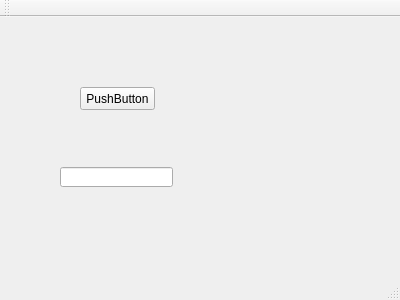
<?xml version="1.0" encoding="UTF-8"?>
<ui version="4.0">
 <class>MainWindow</class>
 <widget class="QMainWindow" name="MainWindow">
  <property name="geometry">
   <rect>
    <x>0</x>
    <y>0</y>
    <width>400</width>
    <height>300</height>
   </rect>
  </property>
  <property name="windowTitle">
   <string>MainWindow</string>
  </property>
  <widget class="QWidget" name="centralWidget">
   <widget class="QPushButton" name="pushButton">
    <property name="geometry">
     <rect>
      <x>80</x>
      <y>70</y>
      <width>75</width>
      <height>23</height>
     </rect>
    </property>
    <property name="text">
     <string>PushButton</string>
    </property>
   </widget>
   <widget class="QLineEdit" name="lineEdit">
    <property name="geometry">
     <rect>
      <x>60</x>
      <y>150</y>
      <width>113</width>
      <height>20</height>
     </rect>
    </property>
   </widget>
  </widget>
  <widget class="QMenuBar" name="menuBar">
   <property name="geometry">
    <rect>
     <x>0</x>
     <y>0</y>
     <width>400</width>
     <height>21</height>
    </rect>
   </property>
  </widget>
  <widget class="QToolBar" name="mainToolBar">
   <attribute name="toolBarArea">
    <enum>TopToolBarArea</enum>
   </attribute>
   <attribute name="toolBarBreak">
    <bool>false</bool>
   </attribute>
  </widget>
  <widget class="QStatusBar" name="statusBar"/>
 </widget>
 <layoutdefault spacing="6" margin="11"/>
 <resources/>
 <connections/>
</ui>
